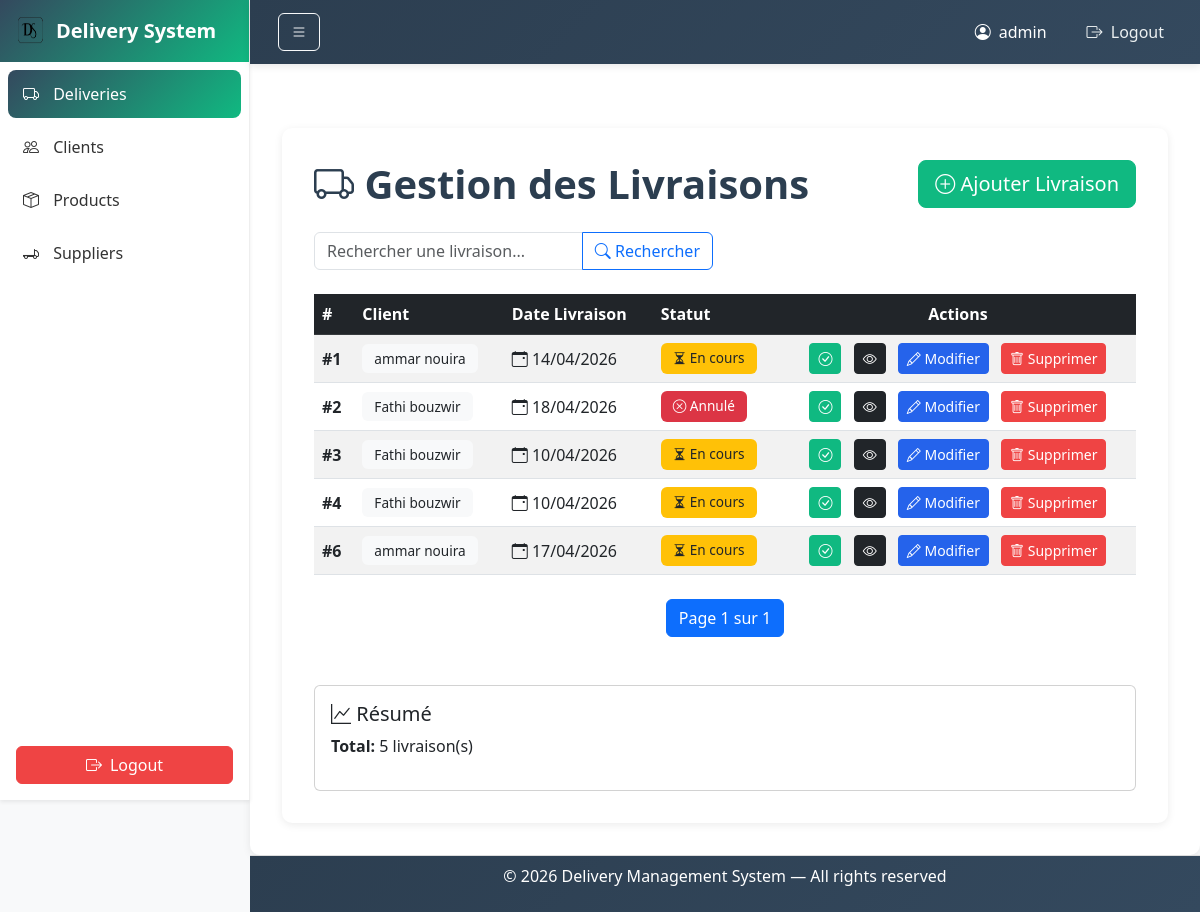
The app's page /deliveries/ (signed in), older data.
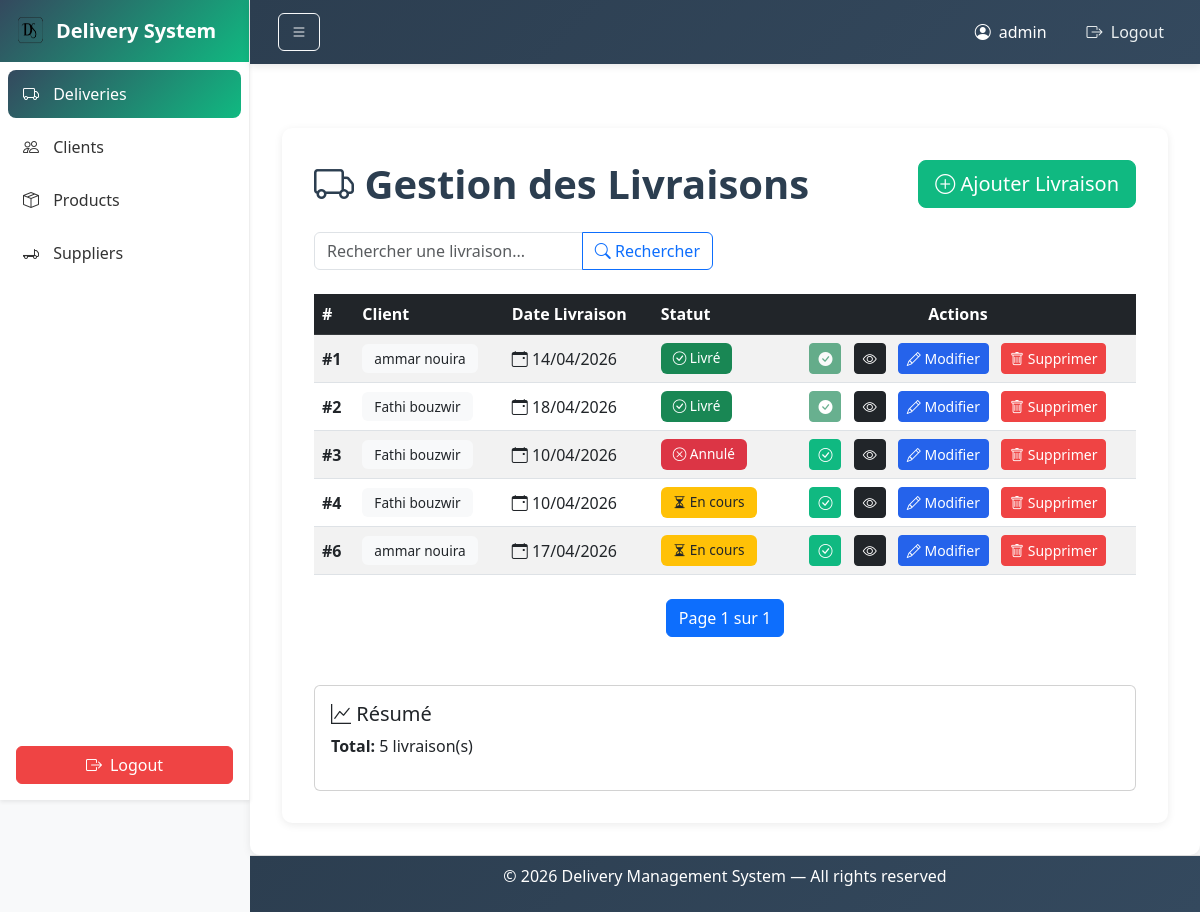
The same page, newer data.
### deliveryproject/models.py (models this page shows, shortened)
class Delivery(models.Model):
    STATUT_CHOICES = [
        ("En cours", "En cours"),
        ("Livré", "Livré"),
        ("Annulé", "Annulé"),
    ]
    client = models.ForeignKey(Client, on_delete=models.CASCADE)
    date_livraison = models.DateField()
    statut = models.CharField(max_length=50, choices=STATUT_CHOICES, default="En cours")

class Client(models.Model):
    nom = models.CharField(max_length=100)
    prenom = models.CharField(max_length=100)
    adresse = models.TextField()
    telephone = models.CharField(max_length=20)
    email = models.EmailField(unique=True)

### deliveryproject/views.py (the view)
# urls.py: path('deliveries/', views.delivery_list, name='delivery_list'),
@login_required(login_url='login')
def delivery_list(request):
    q = request.GET.get('q', '')
    deliveries = Delivery.objects.all().order_by('id')
    if q:
        deliveries = deliveries.filter(
            Q(statut__icontains=q) |
            Q(client__nom__icontains=q) |
            Q(date_livraison__icontains=q)
        )
    paginator = Paginator(deliveries, 5)
    page_number = request.GET.get('page')
    page_obj = paginator.get_page(page_number)
    return render(request, 'delivery/list.html', {
        'deliveries': page_obj,
        'q': q
    })

### deliveryproject/templates/delivery/list.html (shortened to what the changed rows need)
{% extends "layouts/base.html" %}
{% block content %}
<div class="container mt-5">
    <div class="d-flex justify-content-between align-items-center mb-4">
        <h1 class="mb-0">
            <i class="bi bi-truck"></i> Gestion des Livraisons
        </h1>
    </div>
    {% if deliveries %}
    <div class="table-responsive">
        <table class="table table-hover table-striped align-middle">
            <thead class="table-dark">
                <tr>
                    <th>#</th>
                    <th>Client</th>
                    <th>Date Livraison</th>
                    <th>Statut</th>
                    <th class="text-center">Actions</th>
                </tr>
            </thead>
            <tbody>
                {% for delivery in deliveries %}
                <tr>
                    <td><strong>#{{ delivery.id }}</strong></td>
                    <td>
                        <span class="badge bg-light text-dark">
                            {{ delivery.client.nom }} {{ delivery.client.prenom }}
                        </span>
                    </td>
                    <td>
                        <i class="bi bi-calendar-event"></i>
                        {{ delivery.date_livraison|date:"d/m/Y" }}
                    </td>
                    <td>
                        {% if delivery.statut == "Livré" %}
                            <span class="badge bg-success">
                                <i class="bi bi-check-circle"></i> {{ delivery.statut }}
                            </span>
                        {% elif delivery.statut == "En cours" %}
                            <span class="badge bg-warning text-dark">
                                <i class="bi bi-hourglass-split"></i> {{ delivery.statut }}
                            </span>
                        {% elif delivery.statut == "Annulé" %}
                            <span class="badge bg-danger">
                                <i class="bi bi-x-circle"></i> {{ delivery.statut }}
                            </span>
                        {% else %}
                            <span class="badge bg-secondary">
                                {{ delivery.statut }}
                            </span>
                        {% endif %}
                    </td>
                    <td class="text-center">
                         {% if delivery.statut != "Livré" %}
                        <a href="{% url 'delivery_mark_delivered' delivery.id %}"
                        class="btn btn-sm btn-success me-2"
                        onclick="return confirm('Marquer comme livré ?')">
                            <i class="bi bi-check-circle"></i>
                        </a>
                        {% else %}
                        <span class="btn btn-sm btn-success me-2 disabled">
                            <i class="bi bi-check-circle-fill"></i>
                        </span>
                        {% endif %}
                        <a href="{% url 'delivery_detail' delivery.id %}"
                        class="btn btn-sm btn-dark me-2">
                            <i class="bi bi-eye"></i>
                        </a>
                        <a href="{% url 'delivery_update' delivery.id %}"
                           class="btn btn-sm btn-primary me-2">
                            <i class="bi bi-pencil"></i> Modifier
                        </a>
                        <a href="{% url 'delivery_delete' delivery.id %}"
                           class="btn btn-sm btn-danger"
                           onclick="return confirm('Êtes-vous sûr ?')">
                            <i class="bi bi-trash"></i> Supprimer
                        </a>
                    </td>
                </tr>
                {% endfor %}
            </tbody>
        </table>
    </div>
    {% endif %}
</div>
{% endblock %}

Row changes from the older to the newer data that the page shows:
changed Delivery id 1: statut "En cours" → "Livré"
changed Delivery id 2: statut "Annulé" → "Livré"
changed Delivery id 3: statut "En cours" → "Annulé"
